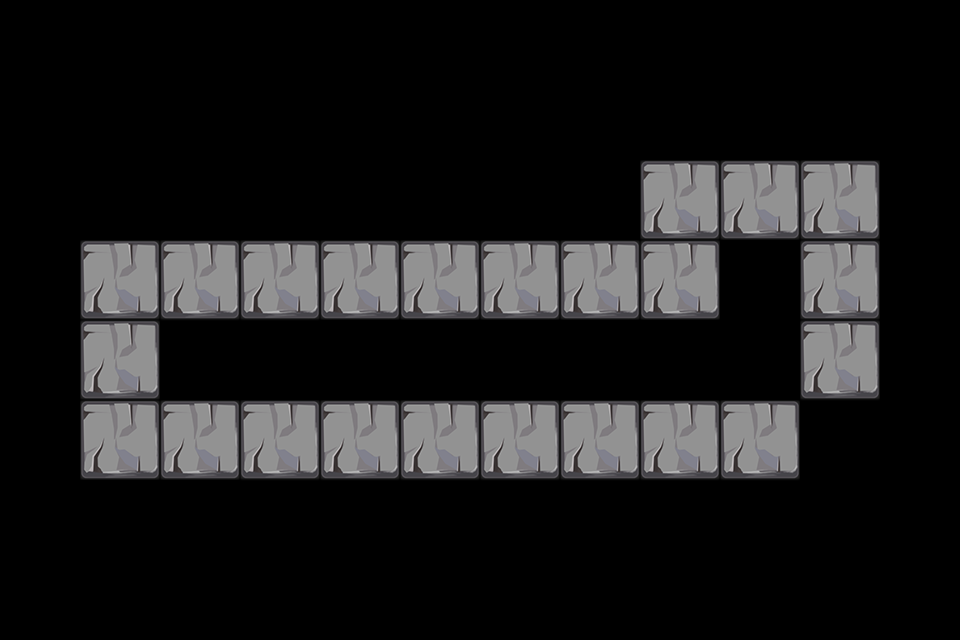

Below is a game level as drawn by its tile map, then a one-line description and the .tmx that defines it (tile-layer data replaced by summaries):
An orthogonal 12x8 tile map with 80x80 px tiles, 1 tile layer (path) and 27 objects (8x path, 8x Tower, 4x 6, 4x 7, 3x 8).

<map version="1.0" orientation="orthogonal" width="12" height="8" tilewidth="80" tileheight="80">
 <properties>
  <property name="style" value="1" />
 </properties>
 <tileset firstgid="1" name="tiled3" tilewidth="80" tileheight="80">
  <image source="tiled3.png" width="240" height="240" />
 </tileset>
 <layer name="path" width="12" height="8">
  <data>[96 cells, 33 non-empty, 8 distinct tile ids]</data>
 </layer>
 <objectgroup name="path" width="12" height="8">
  <object name="path" x="720" y="400" />
  <object name="path" x="240" y="400" />
  <object name="path" x="80" y="400" />
  <object name="path" x="80" y="240" />
  <object name="path" x="640" y="240" />
  <object name="path" x="640" y="160" />
  <object name="path" x="800" y="160" />
  <object name="path" x="800" y="320" />
  <object name="Reward" type="6" x="240" y="80" width="80" height="80" />
  <object name="Reward" type="7" x="880" y="240" width="80" height="80" />
  <object name="Reward" type="6" x="0" y="320" width="80" height="80" />
  <object name="Reward" type="7" x="640" y="80" width="80" height="80" />
  <object name="Reward" type="8" x="80" y="80" width="80" height="80" />
  <object name="Reward" type="6" x="160" y="160" width="80" height="80" />
  <object name="Reward" type="7" x="320" y="160" width="80" height="80" />
  <object name="Reward" type="8" x="480" y="80" width="80" height="80" />
  <object name="Reward" type="6" x="800" y="80" width="80" height="80" />
  <object name="Reward" type="7" x="480" y="320" width="80" height="80" />
  <object name="Reward" type="8" x="640" y="320" width="80" height="80" />
  <object name="Tower" x="0" y="80" width="640" height="160" />
  <object name="Tower" x="640" y="80" width="320" height="80" />
  <object name="Tower" x="880" y="160" width="80" height="240" />
  <object name="Tower" x="800" y="400" width="80" height="80" />
  <object name="Tower" x="720" y="240" width="80" height="160" />
  <object name="Tower" x="160" y="320" width="560" height="80" />
  <object name="Tower" x="0" y="240" width="80" height="160" />
  <object name="Tower" x="240" y="480" width="480" height="80" />
 </objectgroup>
</map>
